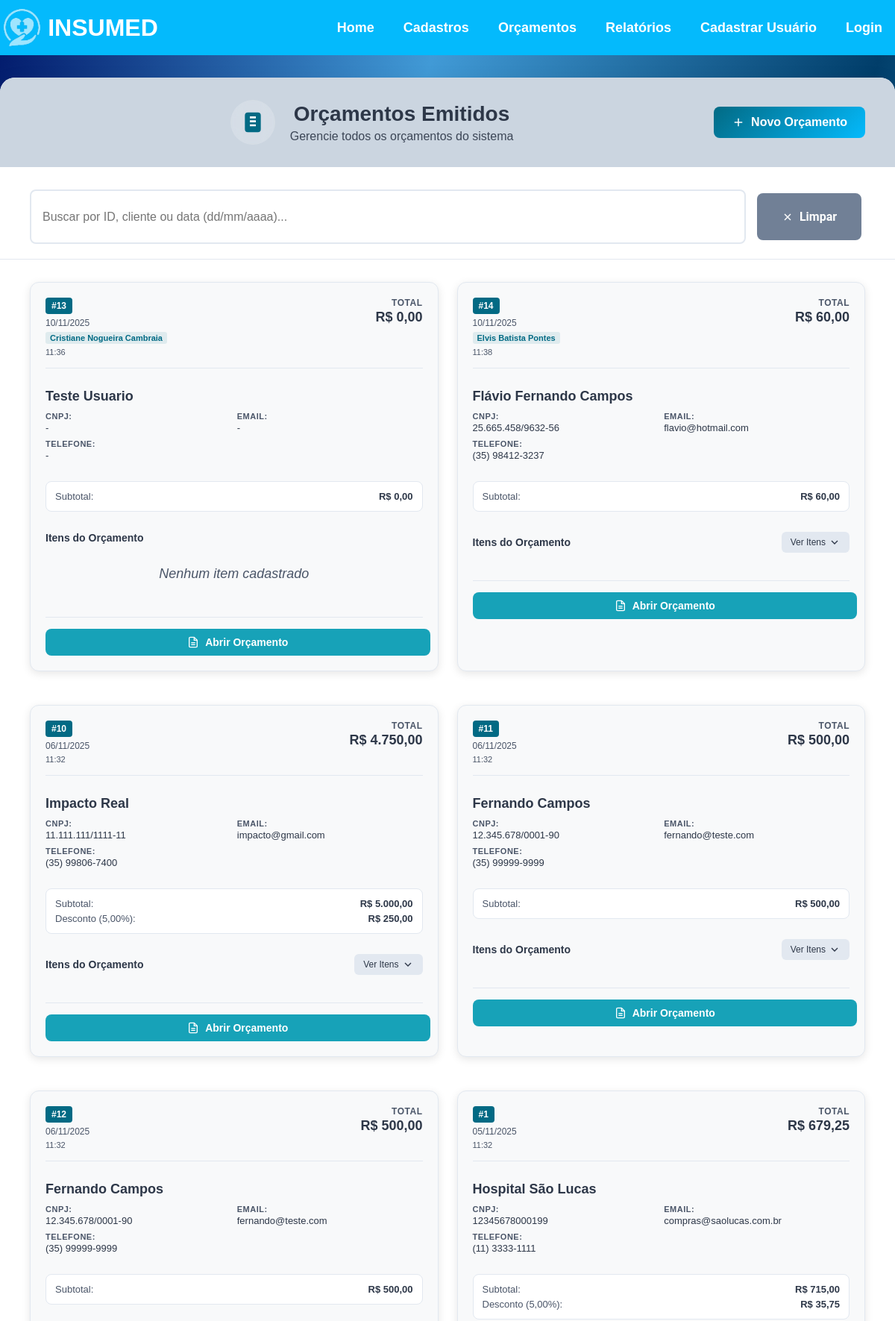
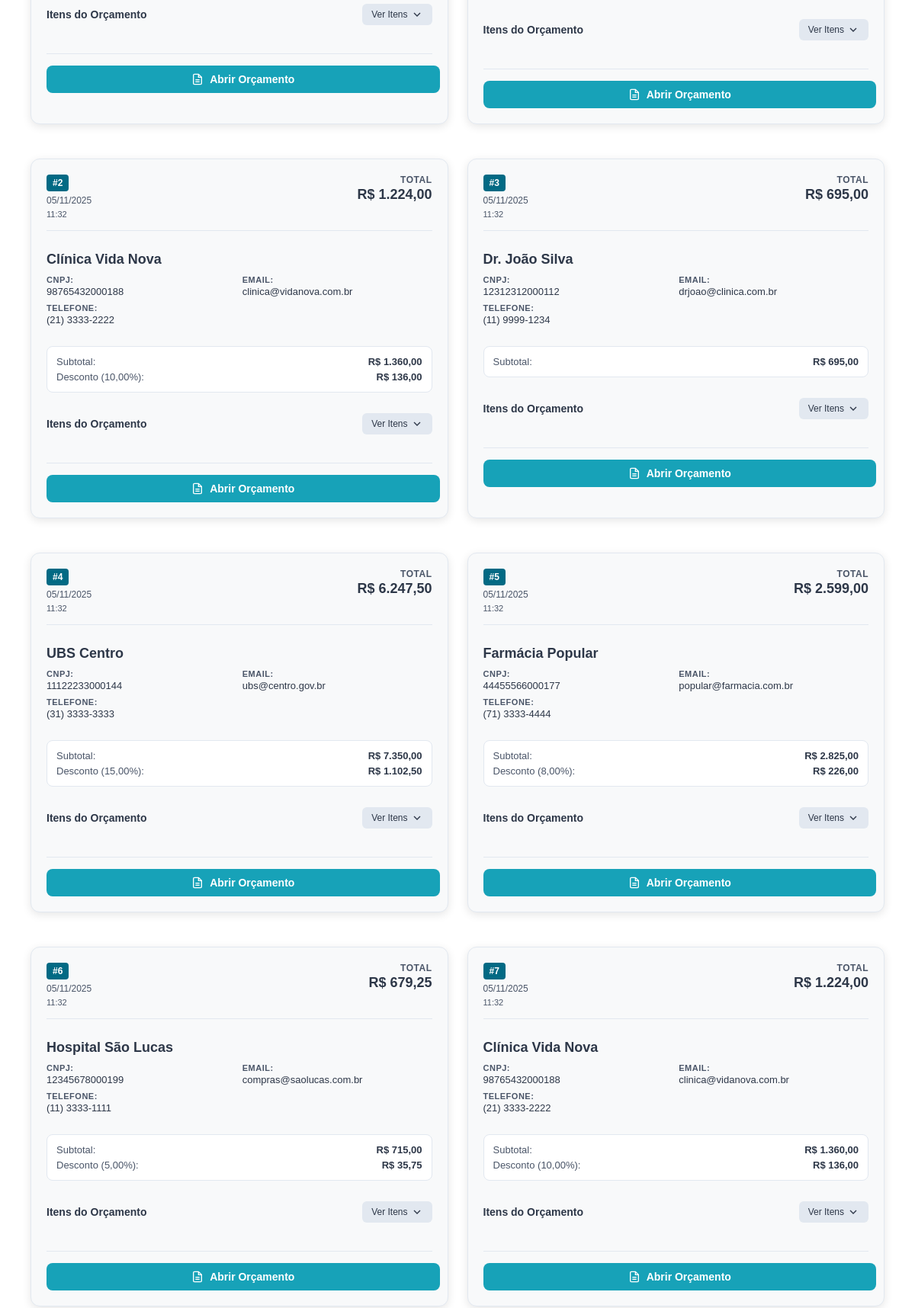
Page /orcamentos_emitidos/ (upper part) on the committed database (2 pictures, top to bottom).
### app/models.py (models this page shows, shortened)
class Orcamento(models.Model):
    cliente = models.CharField(max_length=100)
    cnpj = models.CharField(max_length=20, blank=True)
    endereco = models.CharField(max_length=200, blank=True)
    cidade = models.CharField(max_length=50, blank=True)
    uf = models.CharField(max_length=2, blank=True, null=True)
    telefone = models.CharField(max_length=20, blank=True)
    email = models.EmailField(blank=True)
    itens_unidades = models.TextField(blank=True, null=True)
    descricao = models.TextField(blank=True, null=True)
    itens_quantidades = models.TextField(blank=True, null=True)
    itens_valores = models.TextField(blank=True, null=True)
    observacao = models.TextField(blank=True, null=True)
    desconto = models.DecimalField(max_digits=5, decimal_places=2, default=0, blank=True, null=True)
    data = models.DateField(auto_now_add=True)
    usuario = models.ForeignKey('Usuario', on_delete=models.SET_NULL, null=True, blank=True)
    data_hora_criacao = models.DateTimeField(default=timezone.now)

class Usuario(models.Model):
    UF_CHOICES = [
        ('AC', 'Acre'), ('AL', 'Alagoas'), ('AP', 'Amapá'), ('AM', 'Amazonas'),
        ('BA', 'Bahia'), ('CE', 'Ceará'), ('DF', 'Distrito Federal'), ('ES', 'Espírito Santo'),
        ('GO', 'Goiás'), ('MA', 'Maranhão'), ('MT', 'Mato Grosso'), ('MS', 'Mato Grosso do Sul'),
        ('MG', 'Minas Gerais'), ('PA', 'Pará'), ('PB', 'Paraíba'), ('PR', 'Paraná'),
        ('PE', 'Pernambuco'), ('PI', 'Piauí'), ('RJ', 'Rio de Janeiro'), ('RN', 'Rio Grande do Norte'),
        ('RS', 'Rio Grande do Sul'), ('RO', 'Rondônia'), ('RR', 'Roraima'), ('SC', 'Santa Catarina'),
        ('SP', 'São Paulo'), ('SE', 'Sergipe'), ('TO', 'Tocantins')
    ]
    nome = models.CharField(max_length=200, unique=True)
    email = models.EmailField(max_length=200, unique=True)
    cpf = models.CharField(max_length=20, unique=True)
    endereco = models.CharField(max_length=200)
    cidade = models.CharField(max_length=200)
    uf = models.CharField(max_length=2, choices=UF_CHOICES)
    telefone = models.CharField(max_length=20)
    data_nascimento = models.DateField()
    senha = models.CharField(max_length=128)
    ativo = models.BooleanField(default=True)
    tentativas_login = models.IntegerField(default=0)
    bloqueado = models.BooleanField(default=False)
    data_bloqueio = models.DateTimeField(null=True, blank=True)

### app/views.py (the view, shortened to what this page needs)
# urls.py: path('orcamentos_emitidos/', views.orcamentos_emitidos, name='orcamentos_emitidos'),
def orcamentos_emitidos(request):
    filtro = request.GET.get('filtro')
    email_enviado = request.GET.get('email_enviado')
    if email_enviado:
        messages.success(request, 'Orçamento enviado por email com sucesso!')
    orcamentos = Orcamento.objects.all()
    orcamentos = orcamentos.order_by('-data')
    orcamentos_processados = []
    for orc in orcamentos:
        unidades = [p.strip() for p in orc.itens_unidades.split(' / ')] if orc.itens_unidades else []
        descricoes = [p.strip() for p in orc.descricao.split(' / ')] if orc.descricao else []
        quantidades = [p.strip() for p in orc.itens_quantidades.split(' / ')] if orc.itens_quantidades else []
        valores = [p.strip() for p in orc.itens_valores.split(' / ')] if orc.itens_valores else []
        max_itens = max(len(unidades), len(descricoes), len(quantidades), len(valores))
        itens = []
        subtotal = 0
        for i in range(max_itens):
            quantidade = quantidades[i] if i < len(quantidades) else ''
            valor = valores[i] if i < len(valores) else ''
            try:
                qtd = float(quantidade.replace(',', '.')) if quantidade else 0
                val = float(valor.replace(',', '.')) if valor else 0
                subtotal += qtd * val
            except ValueError:
                pass
            itens.append({
                'unidade': unidades[i] if i < len(unidades) else '',
                'descricao': descricoes[i] if i < len(descricoes) else '',
                'quantidade': quantidade,
                'valor': valor
            })
        desconto_percent = float(orc.desconto) if orc.desconto else 0
        valor_desconto = subtotal * (desconto_percent / 100)
        valor_total = subtotal - valor_desconto
        orc.itens_processados = itens
        orc.subtotal = formatar_valor_brasileiro(subtotal)
        orc.valor_desconto = formatar_valor_brasileiro(valor_desconto)
        orc.valor_total = formatar_valor_brasileiro(valor_total)
        orcamentos_processados.append(orc)
    return render(request, 'lista_orcamentos.html', {
        'orcamentos': orcamentos_processados,
        'filtro': filtro
    })

### app/context_processors.py (called while the page is built)
def usuario_logado(request):
    try:
        context = {
            'usuario_logado': 'usuario_logado' in request.session,
            'admin_logado': 'admin_logado' in request.session,
            'notificacoes_count': 0
        }
        return context
    except Exception:
        return {
            'usuario_logado': False,
            'admin_logado': False,
            'notificacoes_count': 0
        }

### app/views.py (called while the page is built)
def formatar_valor_brasileiro(valor):
    return f"{valor:,.2f}".replace(',', 'X').replace('.', ',').replace('X', '.')

### app/templates/lista_orcamentos.html (shortened to what this page needs)
{% extends 'base.html' %}
{% block content %}
<div class="orcamentos-container">
    <div class="header-section">
        <div class="icon-title">
            <div class="icon-circle">
            </div>
            <div>
                <h1>Orçamentos Emitidos</h1>
                <p>Gerencie todos os orçamentos do sistema</p>
            </div>
        </div>
        <a href="{% url 'emitir_orcamento' %}" class="btn-novo-orcamento">
            <svg width="18" height="18" viewBox="0 0 24 24" fill="none" stroke="currentColor" stroke-width="2">
                <line x1="12" y1="5" x2="12" y2="19"></line>
                <line x1="5" y1="12" x2="19" y2="12"></line>
            </svg>
            Novo Orçamento
        </a>
    </div>
    <div class="search-section">
        <div class="search-controls">
            <div class="search-input-group">
                <input type="text" id="filtroOrcamento" placeholder="Buscar por ID, cliente ou data (dd/mm/aaaa)...">
                <button onclick="limparFiltro()" class="btn-limpar">
                    <svg width="16" height="16" viewBox="0 0 24 24" fill="none" stroke="currentColor" stroke-width="2">
                        <line x1="18" y1="6" x2="6" y2="18"></line>
                        <line x1="6" y1="6" x2="18" y2="18"></line>
                    </svg>
                    Limpar
                </button>
            </div>
        </div>
    </div>
    <div class="orcamentos-content">
        <div class="orcamentos-grid">
            {% for o in orcamentos %}
                <div class="orcamento-card item-orcamento" data-id="{{ o.id }}" data-cliente="{{ o.cliente|lower }}" data-data="{{ o.data|date:'d/m/Y' }}">
                    <div class="card-header">
                        <div class="orcamento-id">
                            <span class="id-badge">#{{ o.id }}</span>
                            <span class="data-badge">{{ o.data|date:"d/m/Y" }}</span>
                            {% if o.usuario %}
                            <span class="usuario-badge">{{ o.usuario.nome }}</span>
                            {% endif %}
                            {% if o.data_hora_criacao %}
                            <span class="hora-badge">{{ o.data_hora_criacao|date:"H:i" }}</span>
                            {% endif %}
                        </div>
                        <div class="valor-total">
                            <span class="valor-label">Total</span>
                            <span class="valor-amount">R$ {{ o.valor_total|default:"0,00" }}</span>
                        </div>
                    </div>
                    <div class="cliente-info">
                        <h3 class="cliente-nome">{{ o.cliente }}</h3>
                        <div class="cliente-detalhes">
                            <div class="detalhe-item">
                                <span class="label">CNPJ:</span>
                                <span class="value">{{ o.cnpj|default:"-" }}</span>
                            </div>
                            <div class="detalhe-item">
                                <span class="label">Email:</span>
                                <span class="value">{{ o.email|default:"-" }}</span>
                            </div>
                            <div class="detalhe-item">
                                <span class="label">Telefone:</span>
                                <span class="value">{{ o.telefone|default:"-" }}</span>
                            </div>
                        </div>
                    </div>
                    <div class="resumo-financeiro">
                        <div class="resumo-item">
                            <span class="resumo-label">Subtotal:</span>
                            <span class="resumo-valor">R$ {{ o.subtotal|default:"0,00" }}</span>
                        </div>
                        {% if o.desconto %}
                        <div class="resumo-item desconto">
                            <span class="resumo-label">Desconto ({{ o.desconto }}%):</span>
                            <span class="resumo-valor">R$ {{ o.valor_desconto|default:"0,00" }}</span>
                        </div>
                        {% endif %}
                    </div>
                    <div class="itens-section">
                        <div class="itens-header">
                            <span class="itens-title">Itens do Orçamento</span>
                            {% if o.itens_processados %}
                                <button class="btn-expandir" onclick="expandirItens({{ o.id }})">
                                    <span class="expandir-text">Ver Itens</span>
                                    <svg width="16" height="16" viewBox="0 0 24 24" fill="none" stroke="currentColor" stroke-width="2">
                                        <polyline points="6,9 12,15 18,9"></polyline>
                                    </svg>
                                </button>
                            {% endif %}
                        </div>
                        {% if o.itens_processados %}
                            <div class="itens-completos-{{ o.id }}" style="display: none;">
                                <div class="itens-table">
                                    <div class="table-header">
                                        <div class="col-unidade">Unidade</div>
                                        <div class="col-descricao">Descrição</div>
                                        <div class="col-quantidade">Qtd</div>
                                        <div class="col-valor">Valor</div>
                                    </div>
                                    <div class="table-body">
                                        {% for item in o.itens_processados %}
                                            {% if item.unidade or item.descricao or item.quantidade or item.valor %}
                                                <div class="table-row">
                                                    <div class="col-unidade">{{ item.unidade|default:"-" }}</div>
                                                    <div class="col-descricao">{{ item.descricao|default:"-" }}</div>
                                                    <div class="col-quantidade">{{ item.quantidade|default:"-" }}</div>
                                                    <div class="col-valor">{{ item.valor|default:"-" }}</div>
                                                </div>
                                            {% endif %}
                                        {% endfor %}
                                    </div>
                                </div>
                                <button class="btn-recolher" onclick="recolherItens({{ o.id }})">
                                    <span>Ocultar Itens</span>
                                    <svg width="16" height="16" viewBox="0 0 24 24" fill="none" stroke="currentColor" stroke-width="2">
                                        <polyline points="18,15 12,9 6,15"></polyline>
                                    </svg>
                                </button>
                            </div>
                        {% else %}
                            <div class="sem-itens">
                                <span>Nenhum item cadastrado</span>
                            </div>
                        {% endif %}
                    </div>
                    <div class="card-actions">
                        <a href="{% url 'abrir_orcamento' o.id %}" class="btn-abrir">
                            <svg width="16" height="16" viewBox="0 0 24 24" fill="none" stroke="currentColor" stroke-width="2">
                                <path d="M14 2H6a2 2 0 0 0-2 2v16a2 2 0 0 0 2 2h12a2 2 0 0 0 2-2V8z"></path>
                                <polyline points="14,2 14,8 20,8"></polyline>
                                <line x1="16" y1="13" x2="8" y2="13"></line>
                                <line x1="16" y1="17" x2="8" y2="17"></line>
                            </svg>
                            Abrir Orçamento
                        </a>
                    </div>
                </div>
            {% endfor %}
        </div>
    </div>
</div>
{% endblock %}

### static/css/style.css (style rules this page uses)
body { margin: 0; font-family: Arial, sans-serif; background-image: linear-gradient(to left top, #013e6a ,#43d1ff , #013e6a ,#419ad6, #01186a); background-repeat: no-repeat; background-size: cover; background-attachment: fixed; display: flex; flex-direction: column; min-height: 100vh; }
.btn-limpar { padding: 8px 15px; background-color: #888; color: white; text-decoration: none; border-radius: 5px; font-weight: bold; font-size: 14px; transition: background-color 0.3s ease; }
.item-orcamento { width: 600px; background-color: white; margin-bottom: 25px; padding: 25px 35px; border-radius: 20px; box-shadow: 0 3px 12px rgba(0,0,0,0.1); font-size: 18px; color: #34495e; display: flex; flex-direction: column; gap: 12px; }
.btn-editar, .btn-voltar, .btn-cancelar, .btn-cadastrar-produto, .btn-cadastrar-cliente, .btn-confirmar, .btn-filtrar, .btn-limpar, .btn-padrao, .btn-info, .btn-adicionar, .btn-emitidos, .btn-pesquisar { margin: 5px; padding: 10px 15px; color: #FFFFFF; font-size: 14px; font-family: 'Roboto', sans-serif !important; background-color: #04BAFC; border-radius: 8px; border: none; cursor: pointer; text-align: center; text-decoration: none; display: inline-flex; align-items: center; justify-content: center; gap: 10px; min-width: 140px; box-sizing: border-box; transition: all 0.3s ease; }
.item-orcamento { width: 100%; margin-bottom: 20px; padding: 15px; border: 1px solid #ddd; border-radius: 8px; background: #f9f9f9; box-sizing: border-box; overflow: hidden; }
.item-orcamento { overflow: visible; min-width: max-content; }
.btn-expandir { background: #007bff; color: white; border: none; padding: 4px 8px; border-radius: 4px; font-size: 12px; cursor: pointer; margin-left: 5px; }

### rows in the picture
Orcamento: id "13", data "10/11/2025", usuario.nome "Cristiane Nogueira Cambraia", data_hora_criacao "11:36", valor_total "0,00", cliente "Teste Usuario", cnpj "-", email "-", telefone "-", subtotal "0,00", shows "Nenhum item cadastrado"
Orcamento: id "14", data "10/11/2025", usuario.nome "Elvis Batista Pontes", data_hora_criacao "11:38", valor_total "60,00", cliente "Flávio Fernando Campos", cnpj "25.665.458/9632-56", email "flavio@hotmail.com", telefone "(35) 98412-3237", subtotal "60,00"
Orcamento: id "10", data "06/11/2025", data_hora_criacao "11:32", valor_total "4.750,00", cliente "Impacto Real", cnpj "11.111.111/1111-11", email "impacto@gmail.com", telefone "(35) 99806-7400", subtotal "5.000,00", desconto "5,00", valor_desconto "250,00"
Orcamento: id "11", data "06/11/2025", data_hora_criacao "11:32", valor_total "500,00", cliente "Fernando Campos", cnpj "12.345.678/0001-90", email "fernando@teste.com", telefone "(35) 99999-9999", subtotal "500,00"
Orcamento: id "12", data "06/11/2025", data_hora_criacao "11:32", valor_total "500,00", cliente "Fernando Campos", cnpj "12.345.678/0001-90", email "fernando@teste.com", telefone "(35) 99999-9999", subtotal "500,00"
Orcamento: id "1", data "05/11/2025", data_hora_criacao "11:32", valor_total "679,25", cliente "Hospital São Lucas", cnpj "12345678000199", email "compras@saolucas.com.br", telefone "(11) 3333-1111", subtotal "715,00", desconto "5,00", valor_desconto "35,75"
Orcamento: id "2", data "05/11/2025", data_hora_criacao "11:32", valor_total "1.224,00", cliente "Clínica Vida Nova", cnpj "98765432000188", email "clinica@vidanova.com.br", telefone "(21) 3333-2222", subtotal "1.360,00", desconto "10,00", valor_desconto "136,00"
Orcamento: id "3", data "05/11/2025", data_hora_criacao "11:32", valor_total "695,00", cliente "Dr. João Silva", cnpj "12312312000112", email "drjoao@clinica.com.br", telefone "(11) 9999-1234", subtotal "695,00"
Orcamento: id "4", data "05/11/2025", data_hora_criacao "11:32", valor_total "6.247,50", cliente "UBS Centro", cnpj "11122233000144", email "ubs@centro.gov.br", telefone "(31) 3333-3333", subtotal "7.350,00", desconto "15,00", valor_desconto "1.102,50"
Orcamento: id "5", data "05/11/2025", data_hora_criacao "11:32", valor_total "2.599,00", cliente "Farmácia Popular", cnpj "44455566000177", email "popular@farmacia.com.br", telefone "(71) 3333-4444", subtotal "2.825,00", desconto "8,00", valor_desconto "226,00"
Orcamento: id "6", data "05/11/2025", data_hora_criacao "11:32", valor_total "679,25", cliente "Hospital São Lucas", cnpj "12345678000199", email "compras@saolucas.com.br", telefone "(11) 3333-1111", subtotal "715,00", desconto "5,00", valor_desconto "35,75"
Orcamento: id "7", data "05/11/2025", data_hora_criacao "11:32", valor_total "1.224,00", cliente "Clínica Vida Nova", cnpj "98765432000188", email "clinica@vidanova.com.br", telefone "(21) 3333-2222", subtotal "1.360,00", desconto "10,00", valor_desconto "136,00"
